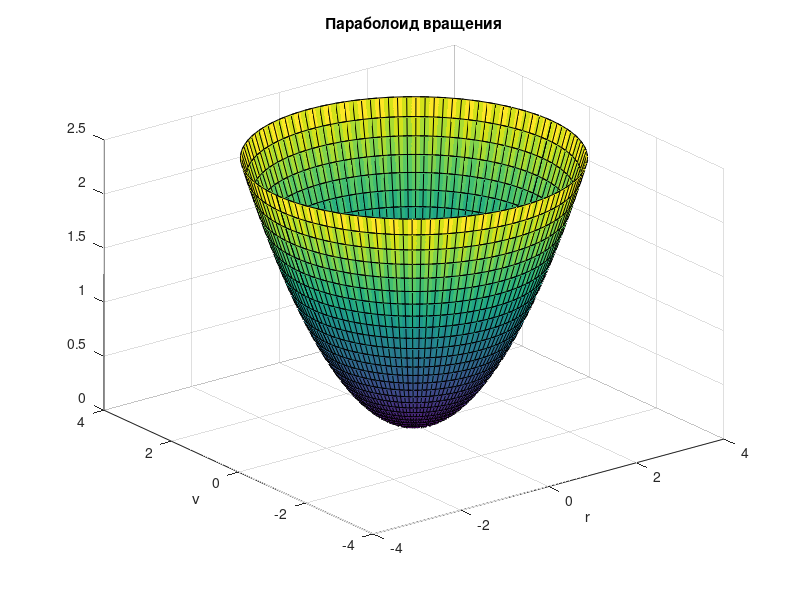

The MATLAB script that drew this image:
p=2;
F1=@(r,v)r.*cos(v);
F2=@(r,v)r.*sin(v);
F3=@(r,v)r.^2/(2*p);
ezsurf(F1, F2, F3, [-pi, pi, -pi, pi])
title('Параболоид вращения');